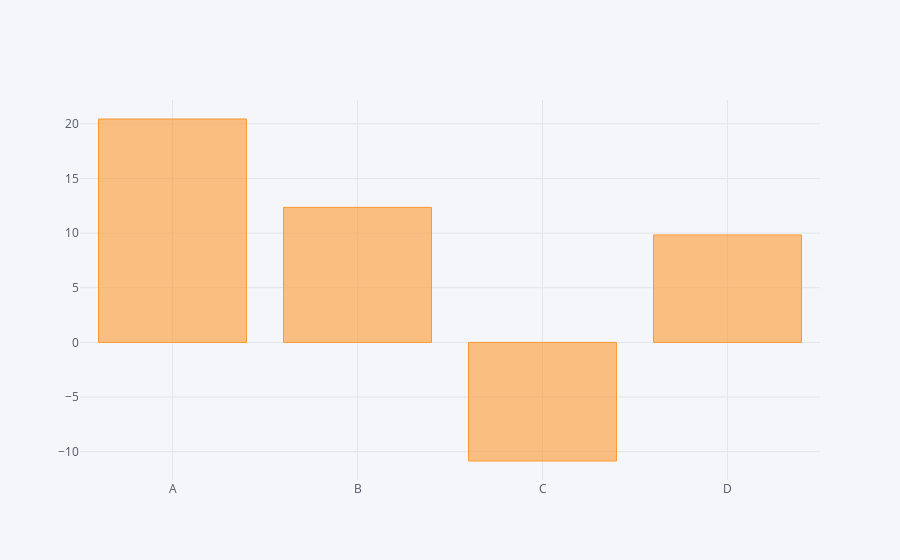

Notebook code for this chart:
### Code cell
df.sum().iplot(kind='bar')

### Figure 1 — Plotly figure (JSON) as saved in the notebook; plotly's stock layout.template omitted (floating-point values rounded to 4 significant figures)
{"data": [{"marker": {"color": "rgba(255, 153, 51, 0.6)", "line": {"color": "rgba(255, 153, 51, 1.0)", "width": 1}}, "name": "None", "orientation": "v", "text": "", "type": "bar", "uid": "69b04fd4-a55c-4165-9912-61fbd302ecab", "x": ["A", "B", "C", "D"], "y": [20.44, 12.35, -10.85, 9.832]}], "layout": {"legend": {"bgcolor": "#F5F6F9", "font": {"color": "#4D5663"}}, "paper_bgcolor": "#F5F6F9", "plot_bgcolor": "#F5F6F9", "title": {"font": {"color": "#4D5663"}}, "xaxis": {"gridcolor": "#E1E5ED", "showgrid": true, "tickfont": {"color": "#4D5663"}, "title": {"font": {"color": "#4D5663"}, "text": ""}, "zerolinecolor": "#E1E5ED"}, "yaxis": {"gridcolor": "#E1E5ED", "showgrid": true, "tickfont": {"color": "#4D5663"}, "title": {"font": {"color": "#4D5663"}, "text": ""}, "zerolinecolor": "#E1E5ED"}}}
